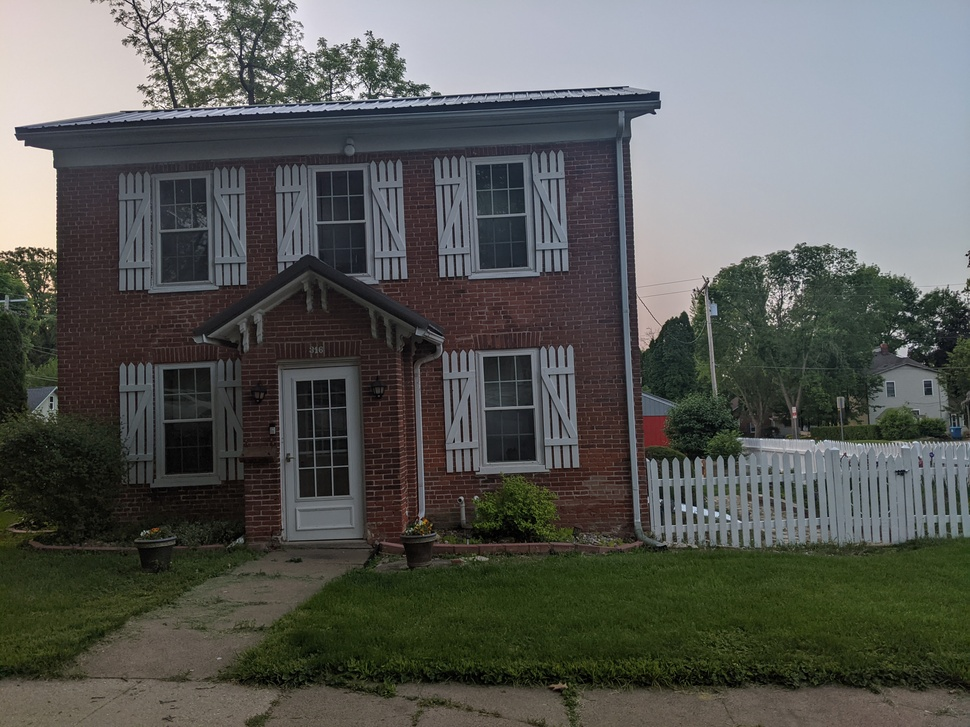
#> input picture images/barn_house.jpg, 970 x 727 px, shrunk from 4032 x 3024 before the run, found by its file name
$ python nitrateFilm.py
#> lines starting #> are read from the running program, lines starting #| are printed output that depends on the picture
from PIL import Image, ImageEnhance
import numpy as np

img = Image.open("./images/barn_house.jpg")
#> img is the input picture: PIL image 970x727 RGB; mean R, G, B 88.5, 90.4, 86.3

color_enhancer = ImageEnhance.Color(img)

enhanced_img = color_enhancer.enhance(0)
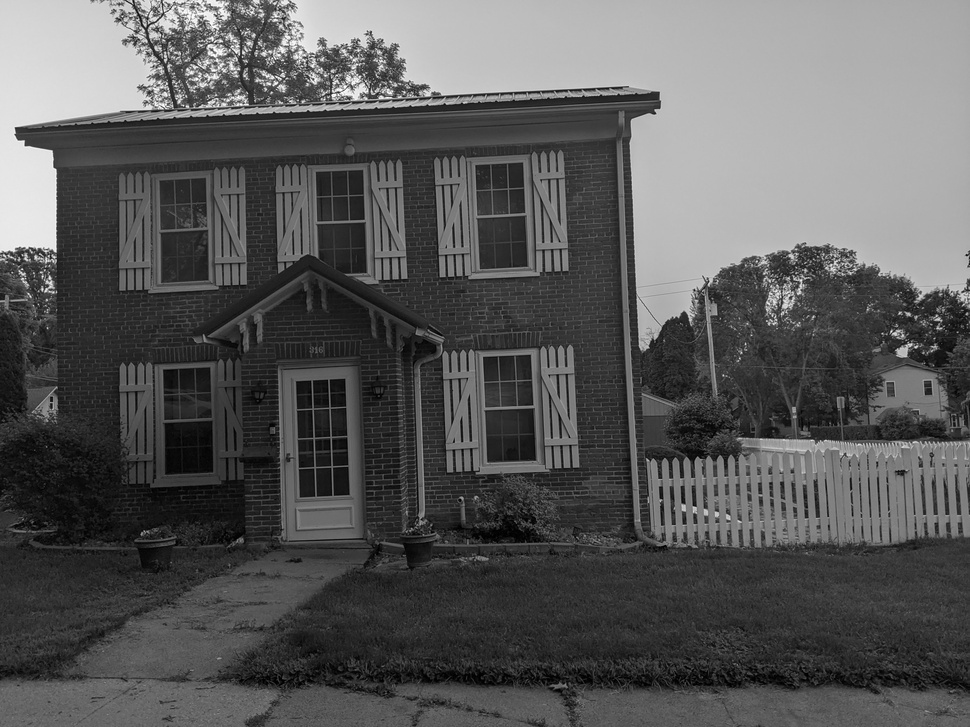
#> enhanced_img: PIL image 970x727 RGB; min 0, max 255, mean 89.4

enhanced_img.load()

img_array = np.asarray(enhanced_img, dtype='int32')

def gaus(std, mean, x):
    return (1/(std))*np.e**(-(x-mean)**2/(2*std**2))

def norm(vals):
    return [(v-min(vals))/(max(vals)-min(vals)) for v in vals]

def build_gaus(width, height):
    # get a uniform range of floats in the range 0-1 for the x/y axes
    x_vals = np.arange(0, width, 1)
    y_vals = np.arange(0, height, 1)

    # calculate standard deviation/mean - meaningless in this case
    # but required to produce Gaussian
    x_std, y_std = np.std(x_vals), np.std(y_vals)
    x_m, y_m = np.mean(x_vals), np.mean(y_vals)

    # create Gaussians for both x/y axes
    x_gaussian = [gaus(x_std, x_m, x) for x in x_vals]
    y_gaussian = [gaus(y_std, y_m, y) for y in y_vals]

    # normalize the Gaussian to 0-1
    x_gaussian = np.array(norm(x_gaussian))
    y_gaussian = np.array(norm(y_gaussian))

    return x_gaussian, y_gaussian


enhanced_img.show()
